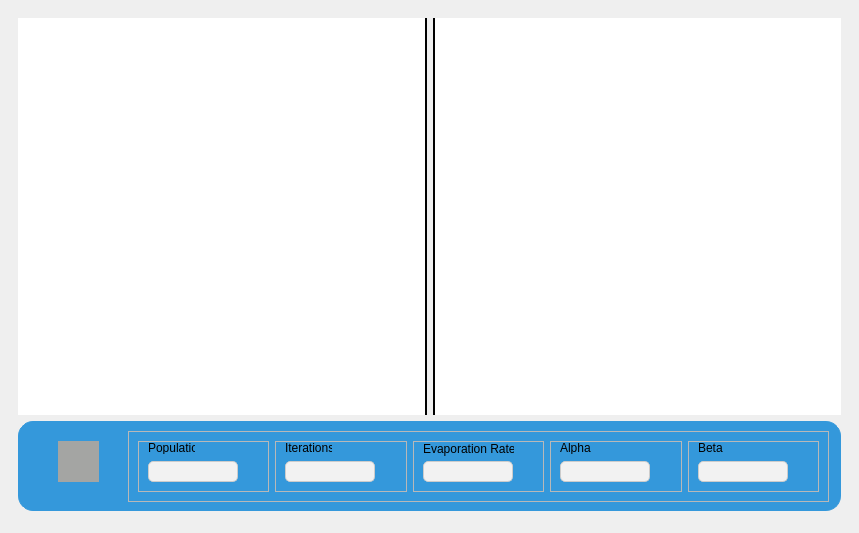
<?xml version="1.0" encoding="UTF-8"?>
<ui version="4.0">
 <class>Form</class>
 <widget class="QWidget" name="Form">
  <property name="geometry">
   <rect>
    <x>0</x>
    <y>0</y>
    <width>859</width>
    <height>533</height>
   </rect>
  </property>
  <property name="windowTitle">
   <string>Form</string>
  </property>
  <widget class="QWidget" name="main_widget" native="true">
   <property name="geometry">
    <rect>
     <x>9</x>
     <y>9</y>
     <width>841</width>
     <height>511</height>
    </rect>
   </property>
   <layout class="QGridLayout" name="gridLayout">
    <item row="0" column="0">
     <widget class="QWidget" name="body_widget" native="true">
      <layout class="QGridLayout" name="gridLayout_9">
       <item row="0" column="0">
        <layout class="QHBoxLayout" name="horizontalLayout">
         <item>
          <widget class="QWidget" name="graph_widget" native="true">
           <property name="styleSheet">
            <string notr="true">border-right: 2px solid black;
background-color: rgb(255, 255, 255);</string>
           </property>
          </widget>
         </item>
         <item>
          <widget class="QWidget" name="convergence_widget" native="true">
           <property name="styleSheet">
            <string notr="true">border-left: 2px solid black;
background-color: rgb(255, 255, 255);</string>
           </property>
          </widget>
         </item>
        </layout>
       </item>
       <item row="1" column="0">
        <widget class="QWidget" name="player_widget" native="true">
         <property name="minimumSize">
          <size>
           <width>0</width>
           <height>30</height>
          </size>
         </property>
         <property name="maximumSize">
          <size>
           <width>16777215</width>
           <height>90</height>
          </size>
         </property>
         <property name="styleSheet">
          <string notr="true">

#player_widget {

background-color:  #3498db;
  border: 1px solid #3498db;
  display: flex;
  justify-content: center;
  align-items: center;
  font-size: 18px;
border-radius: 15px;
}

#player_widget QLineEdit {
                background-color: #f2f2f2;
                border: 1px solid #ccc;
                border-radius: 5px;
                padding: 2px;
                font-size: 14px;
                color: #333;
  }
            
#player_widget  QPushButton{
  width: 60px;
  height: 60px;
  background-color: #a4a5a3;
  border-radius: 50%;
  display: flex;
  justify-content: center;
border-radius: 50%;
  align-items: center;
  cursor: pointer;
  box-shadow: 0px 4px 6px rgba(0, 0, 0, 0.1);
} </string>
         </property>
         <widget class="QFrame" name="parameters_frame">
          <property name="geometry">
           <rect>
            <x>110</x>
            <y>10</y>
            <width>701</width>
            <height>71</height>
           </rect>
          </property>
          <property name="frameShape">
           <enum>QFrame::StyledPanel</enum>
          </property>
          <property name="frameShadow">
           <enum>QFrame::Raised</enum>
          </property>
          <layout class="QHBoxLayout" name="horizontalLayout_8">
           <item>
            <widget class="QFrame" name="frame">
             <property name="frameShape">
              <enum>QFrame::StyledPanel</enum>
             </property>
             <property name="frameShadow">
              <enum>QFrame::Raised</enum>
             </property>
             <widget class="QLineEdit" name="lineEdit">
              <property name="geometry">
               <rect>
                <x>10</x>
                <y>20</y>
                <width>90</width>
                <height>21</height>
               </rect>
              </property>
              <property name="minimumSize">
               <size>
                <width>90</width>
                <height>0</height>
               </size>
              </property>
              <property name="maximumSize">
               <size>
                <width>90</width>
                <height>16777215</height>
               </size>
              </property>
             </widget>
             <widget class="QLabel" name="label">
              <property name="geometry">
               <rect>
                <x>10</x>
                <y>0</y>
                <width>47</width>
                <height>13</height>
               </rect>
              </property>
              <property name="text">
               <string>Population</string>
              </property>
             </widget>
            </widget>
           </item>
           <item>
            <widget class="QFrame" name="frame_2">
             <property name="frameShape">
              <enum>QFrame::StyledPanel</enum>
             </property>
             <property name="frameShadow">
              <enum>QFrame::Raised</enum>
             </property>
             <widget class="QLineEdit" name="lineEdit_2">
              <property name="geometry">
               <rect>
                <x>10</x>
                <y>20</y>
                <width>90</width>
                <height>21</height>
               </rect>
              </property>
              <property name="minimumSize">
               <size>
                <width>90</width>
                <height>0</height>
               </size>
              </property>
              <property name="maximumSize">
               <size>
                <width>90</width>
                <height>16777215</height>
               </size>
              </property>
             </widget>
             <widget class="QLabel" name="label_2">
              <property name="geometry">
               <rect>
                <x>10</x>
                <y>0</y>
                <width>47</width>
                <height>13</height>
               </rect>
              </property>
              <property name="text">
               <string>Iterations</string>
              </property>
             </widget>
            </widget>
           </item>
           <item>
            <widget class="QFrame" name="frame_3">
             <property name="frameShape">
              <enum>QFrame::StyledPanel</enum>
             </property>
             <property name="frameShadow">
              <enum>QFrame::Raised</enum>
             </property>
             <widget class="QLineEdit" name="lineEdit_3">
              <property name="geometry">
               <rect>
                <x>10</x>
                <y>20</y>
                <width>90</width>
                <height>21</height>
               </rect>
              </property>
              <property name="minimumSize">
               <size>
                <width>90</width>
                <height>0</height>
               </size>
              </property>
              <property name="maximumSize">
               <size>
                <width>90</width>
                <height>16777215</height>
               </size>
              </property>
             </widget>
             <widget class="QLabel" name="label_3">
              <property name="geometry">
               <rect>
                <x>10</x>
                <y>0</y>
                <width>91</width>
                <height>16</height>
               </rect>
              </property>
              <property name="text">
               <string>Evaporation Rate</string>
              </property>
             </widget>
            </widget>
           </item>
           <item>
            <widget class="QFrame" name="frame_4">
             <property name="frameShape">
              <enum>QFrame::StyledPanel</enum>
             </property>
             <property name="frameShadow">
              <enum>QFrame::Raised</enum>
             </property>
             <widget class="QLineEdit" name="lineEdit_4">
              <property name="geometry">
               <rect>
                <x>10</x>
                <y>20</y>
                <width>90</width>
                <height>21</height>
               </rect>
              </property>
              <property name="maximumSize">
               <size>
                <width>90</width>
                <height>16777215</height>
               </size>
              </property>
             </widget>
             <widget class="QLabel" name="label_4">
              <property name="geometry">
               <rect>
                <x>10</x>
                <y>0</y>
                <width>47</width>
                <height>13</height>
               </rect>
              </property>
              <property name="text">
               <string>Alpha</string>
              </property>
             </widget>
            </widget>
           </item>
           <item>
            <widget class="QFrame" name="frame_5">
             <property name="frameShape">
              <enum>QFrame::StyledPanel</enum>
             </property>
             <property name="frameShadow">
              <enum>QFrame::Raised</enum>
             </property>
             <widget class="QLineEdit" name="lineEdit_6">
              <property name="geometry">
               <rect>
                <x>10</x>
                <y>20</y>
                <width>90</width>
                <height>21</height>
               </rect>
              </property>
              <property name="maximumSize">
               <size>
                <width>90</width>
                <height>16777215</height>
               </size>
              </property>
             </widget>
             <widget class="QLabel" name="label_5">
              <property name="geometry">
               <rect>
                <x>10</x>
                <y>0</y>
                <width>47</width>
                <height>13</height>
               </rect>
              </property>
              <property name="text">
               <string>Beta</string>
              </property>
             </widget>
            </widget>
           </item>
          </layout>
         </widget>
         <widget class="QPushButton" name="pushButton">
          <property name="geometry">
           <rect>
            <x>40</x>
            <y>20</y>
            <width>41</width>
            <height>41</height>
           </rect>
          </property>
          <property name="styleSheet">
           <string notr="true">border-radius: 50%;</string>
          </property>
          <property name="text">
           <string/>
          </property>
          <property name="icon">
           <iconset resource="../../static/resource.qrc">
            <normaloff>:/icons/icons/play-48.ico</normaloff>:/icons/icons/play-48.ico</iconset>
          </property>
          <property name="iconSize">
           <size>
            <width>20</width>
            <height>20</height>
           </size>
          </property>
         </widget>
        </widget>
       </item>
      </layout>
     </widget>
    </item>
   </layout>
  </widget>
 </widget>
 <resources>
  <include location="../../static/resource.qrc"/>
 </resources>
 <connections/>
</ui>
